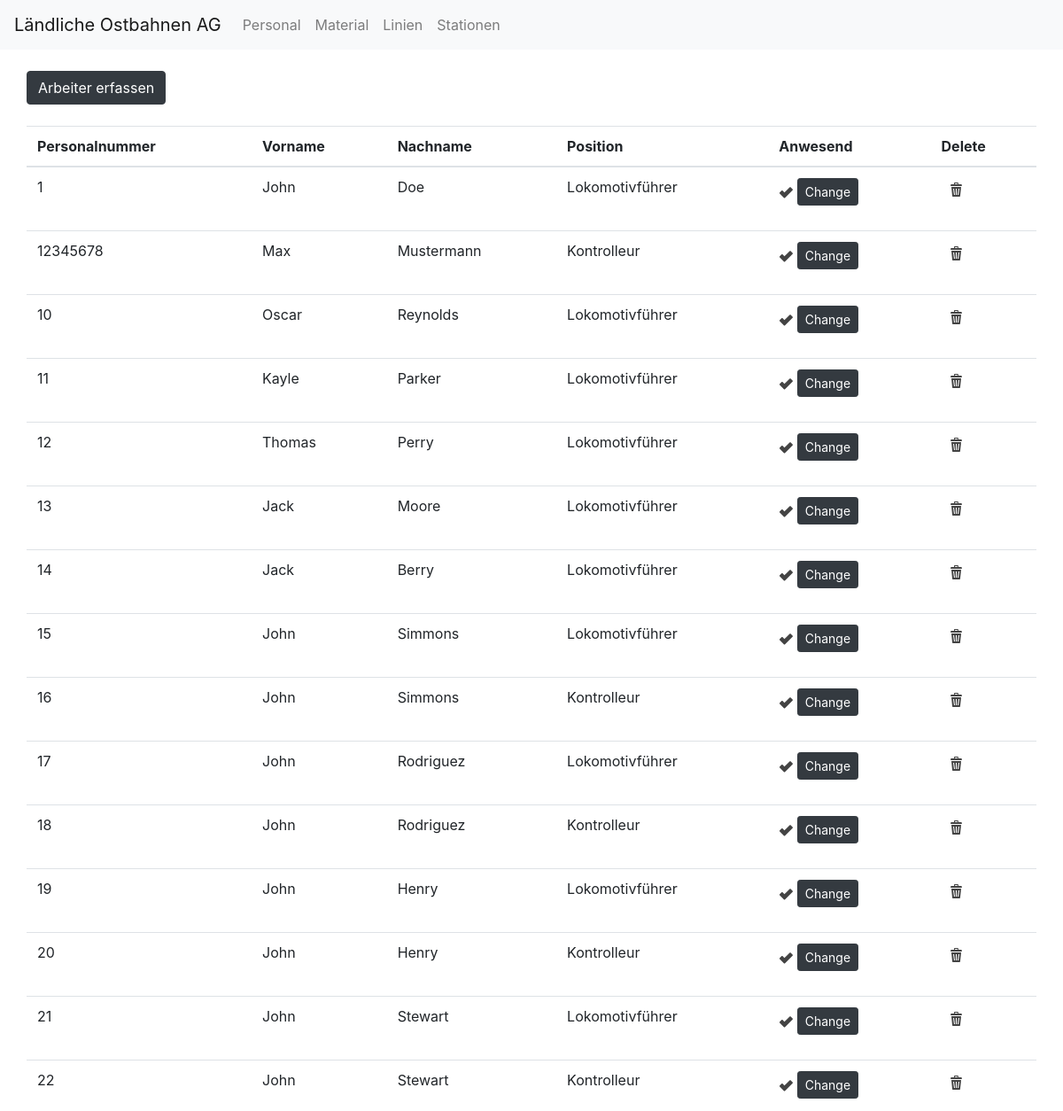
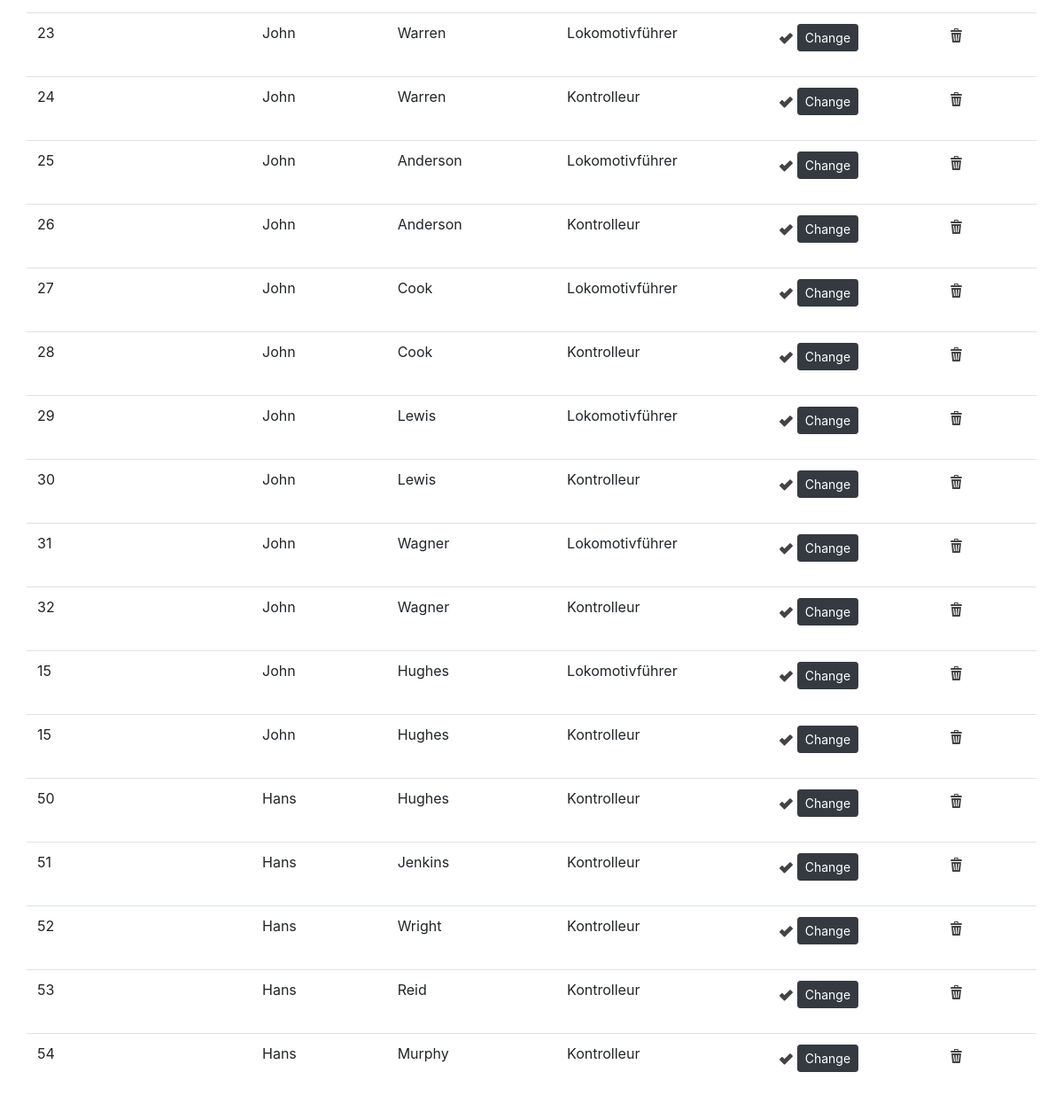
/View/View_WorkerOverview.php, run on the app's committed database (2 pictures, top to bottom).
### tables this page shows
CREATE TABLE `worker` (
  `ID` int(11) NOT NULL,
  `WorkerNr` int(11) NOT NULL,
  `Firstname` text NOT NULL,
  `Lastname` text NOT NULL,
  `Role` text NOT NULL,
  `Absent` tinyint(1) NOT NULL
);

### Model/Model.php (called while the page is built, shortened)
<?php
class Model
{
public function dbConnection(){
    $servername = 'localhost';
    $username = 'root';
    $password = '';
    $dbname = 'sbbplus';
    $conn = new mysqli($servername,$username,$password,$dbname);
    $conn->set_charset('utf8');
    return $conn;
}
public function getWorkers(){
    $conn = $this->dbConnection();
    $sql  = "SELECT * FROM Worker;";
    $results = $conn->query($sql);
    return $results;
}
}

### Controller.php (called while the page is built, shortened)
<?php
require 'Model/Model.php';
require 'Model/Model_Worker.php';
class Controller{
    public $model;
    public function __construct(){
        $this->model = new Model();
    }
    public function getWorkers(){
        $dataDB = $this->model->getWorkers();
        $dataArray = array();
        while($row = $dataDB->fetch_assoc()){
            $worker = new Model_Worker($row['WorkerNr'],$row['Firstname'],$row['Lastname'],$row['Role'],$row['Absent'],$row['ID']);
            array_push($dataArray,$worker);
        }
        return $dataArray;
    }
}

### Model/Model_Worker.php (called while the page is built, shortened)
<?php
class Model_Worker
{
    public function __construct($workerID,$firstname,$lastname,$role,$absent=false,$id=0){
        $this->workerID = $workerID;
        $this->firstname = $firstname;
        $this->lastname = $lastname;
        $this->role = $role;
        $this->absent = $absent;
    }
}

### View/View_WorkerOverview.php (the view, shortened to what this page needs)
<?php
require '../Controller.php';
include '../res/head.php';
include 'Nav.php';
class View_WorkerOverview
{
    public $controller;
    public function __construct(){
        $this->controller = new Controller();
    }
    public function getWorkers(){
        return $this->controller->getWorkers();
    }
}
$self = new View_WorkerOverview();
$workerData = $self->getWorkers();
?>
<html>
<head>
</head>
<body>
    <div>
        <?php echo getNavbar(); ?>
    </div>
    <div class="container-fluid">
        <div class="col-md-12 col-sm-12">
            <br>
            <div><a class="btn btn-dark" href="View_WorkerNew.php" role="button">Arbeiter erfassen</a></div>
            <br>
            <table class="table">
                <thead>
                <tr>
                    <th scope="col">Personalnummer</th>
                    <th scope="col">Vorname</th>
                    <th scope="col">Nachname</th>
                    <th scope="col">Position</th>
                    <th scope="col">Anwesend</th>
                    <th scope="col">Delete</th>
                </tr>
                </thead>
                <tbody>
                <?php if(sizeof($workerData) > 0): ?>
                <?php for($i=0;$i < sizeof($workerData);$i++): ?>
                <tr>
                    <td><?php echo $workerData[$i]->workerID; ?></td>
                    <td><?php echo $workerData[$i]->firstname; ?></td>
                    <td><?php echo $workerData[$i]->lastname; ?></td>
                    <td><?php echo $workerData[$i]->role; ?></td>
                    <td>
                        <?php if($workerData[$i]->absent == false): ?>
                            <form name="setAbsentTrue" action=<?php echo htmlspecialchars($_SERVER["PHP_SELF"]);?> method="post">
                                <img class="glyph" src="/sbbplus/Res/Glyph/svg/si-glyph-checked.svg"/>
                                <input name="id" value="<?php echo $workerData[$i]->id ?>" hidden><input name="set" value="true" hidden><button type="submit" class="btn btn-sm btn-dark">Change</button>
                            </form>
                        <?php endif; ?>
                    </td>
                    <td>
                        <form name="deleteWorker" action=<?php echo htmlspecialchars($_SERVER["PHP_SELF"]);?> method="post">
                            <button type="submit" class="btn btn-sm btn-white" onclick="return confirm('Are you sure?');"><img class="glyph" src="/sbbplus/Res/Glyph/svg/si-glyph-trash.svg"></button>
                        </form>
                    </td>
                </tr>
                <?php endfor; ?>
                <?php endif; ?>
                </tbody>
            </table>
        </div>
    </div>
</body>
</html>

### Res/head.php (shortened to what this page needs)
<?php
echo '<link rel="stylesheet" href="https://stackpath.bootstrapcdn.com/bootstrap/4.3.1/css/bootstrap.min.css">';
echo '<link rel="stylesheet" href="/sbbplus/style.css">';
?>

### View/Nav.php
<?php
function getNavbar(){
    return ('
    <nav class="navbar navbar-expand-lg navbar-light bg-light">
        <a class="navbar-brand" href="/sbbplus">Ländliche Ostbahnen AG</a>
        <button class="navbar-toggler" type="button" data-toggle="collapse" data-target="#navbarNav" aria-controls="navbarNav" aria-expanded="false" aria-label="Toggle navigation">
            <span class="navbar-toggler-icon"></span>
        </button>
        <div class="collapse navbar-collapse" id="navbarNav">
            <ul class="navbar-nav">
                <li class="nav-item">
                    <a class="nav-link" href="/sbbplus/View/View_WorkerOverview.php">Personal</a>
                </li>
                <li class="nav-item">
                    <a class="nav-link" href="/sbbplus/View/View_MaterialOverview.php">Material</a>
                </li>
                <li class="nav-item">
                    <a class="nav-link" href="/sbbplus/View/View_RouteOverview.php">Linien</a>
                </li>
                <li class="nav-item">
                    <a class="nav-link" href="/sbbplus/View/View_StationOverview.php">Stationen</a>
                </li>
            </ul>
        </div>
    </nav>
    ');
}
?>

### style.css (style rules this page uses)
.glyph { width: 16px; height: 16px; }

### data on the page
worker: WorkerNr "1", Firstname "John", Lastname "Doe", Role "Lokomotivführer", Absent 0 (drawn)
worker: WorkerNr "12345678", Firstname "Max", Lastname "Mustermann", Role "Kontrolleur", Absent 0 (drawn)
worker: WorkerNr "10", Firstname "Oscar", Lastname "Reynolds", Role "Lokomotivführer", Absent 0 (drawn)
worker: WorkerNr "11", Firstname "Kayle", Lastname "Parker", Role "Lokomotivführer", Absent 0 (drawn)
worker: WorkerNr "12", Firstname "Thomas", Lastname "Perry", Role "Lokomotivführer", Absent 0 (drawn)
worker: WorkerNr "13", Firstname "Jack", Lastname "Moore", Role "Lokomotivführer", Absent 0 (drawn)
worker: WorkerNr "14", Firstname "Jack", Lastname "Berry", Role "Lokomotivführer", Absent 0 (drawn)
worker: WorkerNr "15", Firstname "John", Lastname "Simmons", Role "Lokomotivführer", Absent 0 (drawn)
worker: WorkerNr "16", Firstname "John", Lastname "Simmons", Role "Kontrolleur", Absent 0 (drawn)
worker: WorkerNr "17", Firstname "John", Lastname "Rodriguez", Role "Lokomotivführer", Absent 0 (drawn)
worker: WorkerNr "18", Firstname "John", Lastname "Rodriguez", Role "Kontrolleur", Absent 0 (drawn)
worker: WorkerNr "19", Firstname "John", Lastname "Henry", Role "Lokomotivführer", Absent 0 (drawn)
worker: WorkerNr "20", Firstname "John", Lastname "Henry", Role "Kontrolleur", Absent 0 (drawn)
worker: WorkerNr "21", Firstname "John", Lastname "Stewart", Role "Lokomotivführer", Absent 0 (drawn)
worker: WorkerNr "22", Firstname "John", Lastname "Stewart", Role "Kontrolleur", Absent 0 (drawn)
worker: WorkerNr "23", Firstname "John", Lastname "Warren", Role "Lokomotivführer", Absent 0 (drawn)
worker: WorkerNr "24", Firstname "John", Lastname "Warren", Role "Kontrolleur", Absent 0 (drawn)
worker: WorkerNr "25", Firstname "John", Lastname "Anderson", Role "Lokomotivführer", Absent 0 (drawn)
worker: WorkerNr "26", Firstname "John", Lastname "Anderson", Role "Kontrolleur", Absent 0 (drawn)
worker: WorkerNr "27", Firstname "John", Lastname "Cook", Role "Lokomotivführer", Absent 0 (drawn)
worker: WorkerNr "28", Firstname "John", Lastname "Cook", Role "Kontrolleur", Absent 0 (drawn)
worker: WorkerNr "29", Firstname "John", Lastname "Lewis", Role "Lokomotivführer", Absent 0 (drawn)
worker: WorkerNr "30", Firstname "John", Lastname "Lewis", Role "Kontrolleur", Absent 0 (drawn)
worker: WorkerNr "31", Firstname "John", Lastname "Wagner", Role "Lokomotivführer", Absent 0 (drawn)
worker: WorkerNr "32", Firstname "John", Lastname "Wagner", Role "Kontrolleur", Absent 0 (drawn)
worker: WorkerNr "15", Firstname "John", Lastname "Hughes", Role "Lokomotivführer", Absent 0 (drawn)
worker: WorkerNr "15", Firstname "John", Lastname "Hughes", Role "Kontrolleur", Absent 0 (drawn)
worker: WorkerNr "50", Firstname "Hans", Lastname "Hughes", Role "Kontrolleur", Absent 0 (drawn)
worker: WorkerNr "51", Firstname "Hans", Lastname "Jenkins", Role "Kontrolleur", Absent 0 (drawn)
worker: WorkerNr "52", Firstname "Hans", Lastname "Wright", Role "Kontrolleur", Absent 0 (drawn)
worker: WorkerNr "53", Firstname "Hans", Lastname "Reid", Role "Kontrolleur", Absent 0 (drawn)
worker: WorkerNr "54", Firstname "Hans", Lastname "Murphy", Role "Kontrolleur", Absent 0 (drawn)
